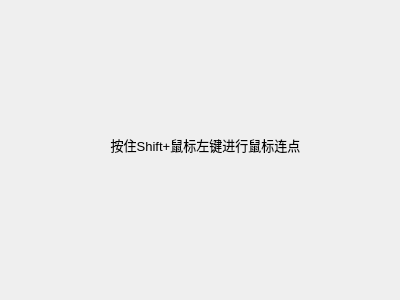
<?xml version="1.0" encoding="UTF-8"?>
<ui version="4.0">
 <class>Widget</class>
 <widget class="QWidget" name="Widget">
  <property name="geometry">
   <rect>
    <x>0</x>
    <y>0</y>
    <width>400</width>
    <height>300</height>
   </rect>
  </property>
  <property name="windowTitle">
   <string>Widget</string>
  </property>
  <widget class="QLabel" name="label">
   <property name="geometry">
    <rect>
     <x>100</x>
     <y>90</y>
     <width>211</width>
     <height>111</height>
    </rect>
   </property>
   <property name="text">
    <string>&lt;html&gt;&lt;head/&gt;&lt;body&gt;&lt;p align=&quot;center&quot;&gt;&lt;span style=&quot; font-size:10pt;&quot;&gt;按住Shift+鼠标左键进行鼠标连点&lt;/span&gt;&lt;/p&gt;&lt;/body&gt;&lt;/html&gt;</string>
   </property>
  </widget>
 </widget>
 <layoutdefault spacing="6" margin="11"/>
 <resources/>
 <connections/>
</ui>
